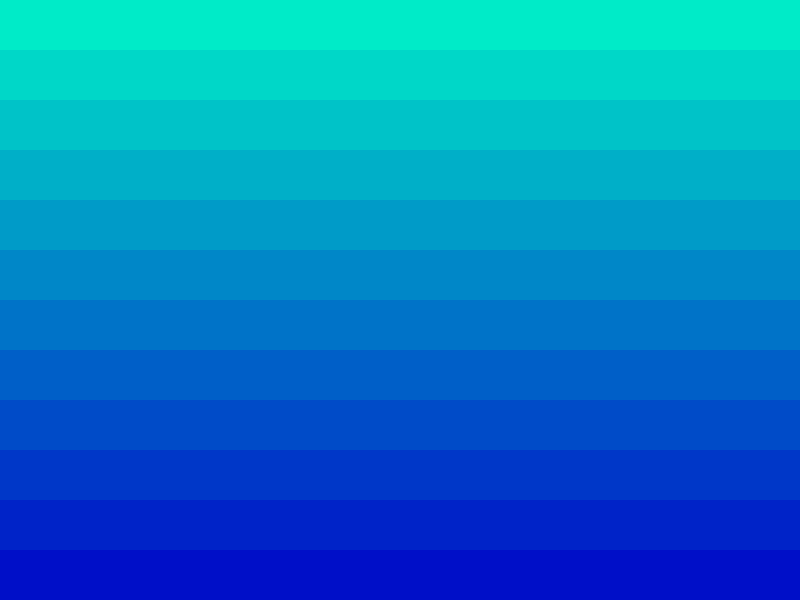
Frame 1 (no input)
Frame 60 (no input): identical to frame 1, image omitted
Frame 120 (the mouse pressed at the canvas centre since frame 60): identical to frame 1, image omitted

The p5.js sketch that drew this single still picture (run headless with seeded random() and noise() and a simulated clock; from frame 60 on, the mouse is pressed at the canvas centre):

// p5.js sketch
// ── sketch.js
/*
Loops Assignment
Created by Clara
April 29, 2019
*/

function setup() {
  createCanvas(800,600);
}

function draw() {
  background(240);
  noStroke();
  let y = 255;
  let x = 0;

  for(x=0; x<=height; x+=50){
    y-=20;
    fill(0,y,200);
    rect(0,x,800,50);
  }
}
